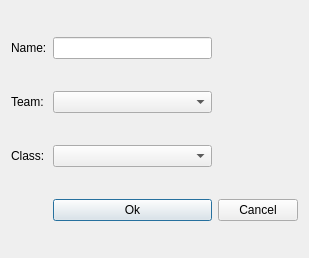
<?xml version="1.0" encoding="UTF-8"?>
<ui version="4.0">
 <class>Dialog</class>
 <widget class="QDialog" name="Dialog">
  <property name="geometry">
   <rect>
    <x>0</x>
    <y>0</y>
    <width>309</width>
    <height>258</height>
   </rect>
  </property>
  <property name="windowTitle">
   <string>Add player</string>
  </property>
  <layout class="QGridLayout" name="gridLayout">
   <item row="1" column="1">
    <widget class="QComboBox" name="comboBox_team"/>
   </item>
   <item row="0" column="1">
    <widget class="QLineEdit" name="lineEdit_name"/>
   </item>
   <item row="0" column="0">
    <widget class="QLabel" name="label">
     <property name="text">
      <string>Name:</string>
     </property>
    </widget>
   </item>
   <item row="2" column="1">
    <widget class="QComboBox" name="comboBox_class"/>
   </item>
   <item row="1" column="0">
    <widget class="QLabel" name="label_2">
     <property name="text">
      <string>Team:</string>
     </property>
    </widget>
   </item>
   <item row="2" column="0">
    <widget class="QLabel" name="label_3">
     <property name="text">
      <string>Class:</string>
     </property>
    </widget>
   </item>
   <item row="3" column="1">
    <widget class="QPushButton" name="pushButton_ok">
     <property name="text">
      <string>Ok</string>
     </property>
    </widget>
   </item>
   <item row="3" column="2">
    <widget class="QPushButton" name="pushButton_2">
     <property name="text">
      <string>Cancel</string>
     </property>
    </widget>
   </item>
  </layout>
 </widget>
 <resources/>
 <connections/>
</ui>
